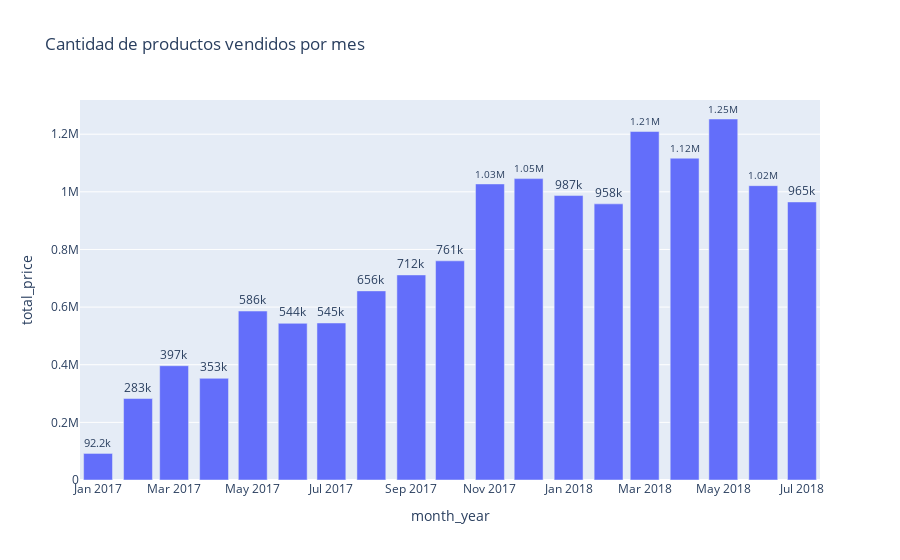

The notebook cell saved with this chart:
### Code cell
fig = px.bar(volumen, y='total_price', x='month_year', text_auto='.3s',
            title="Cantidad de productos vendidos por mes")
fig.update_traces(textfont_size=12, textangle=0, textposition="outside", cliponaxis=False)
#fig.update_xaxes(tickangle=45, tickfont=dict(family='Rockwell', color='crimson', size=14))
fig.show()

### Figure 1 — Plotly figure (JSON) as saved in the notebook; plotly's stock layout.template omitted (floating-point values rounded to 4 significant figures)
{"data": [{"alignmentgroup": "True", "cliponaxis": false, "hovertemplate": "month_year=%{x}<br>total_price=%{y}<extra></extra>", "legendgroup": "", "marker": {"color": "#636efa", "pattern": {"shape": ""}}, "name": "", "offsetgroup": "", "orientation": "v", "showlegend": false, "textangle": 0, "textfont": {"size": 12}, "textposition": "outside", "texttemplate": "%{y:.3s}", "type": "bar", "x": ["2017-01", "2017-02", "2017-03", "2017-04", "2017-05", "2017-06", "2017-07", "2017-08", "2017-09", "2017-10", "2017-11", "2017-12", "2018-01", "2018-02", "2018-03", "2018-04", "2018-05", "2018-06", "2018-07"], "xaxis": "x", "y": [92200.0, 282700.0, 396500.0, 352800.0, 586200.0, 543600.0, 544900.0, 656200.0, 711600.0, 760500.0, 1027000.0, 1046000.0, 987000.0, 958200.0, 1209000.0, 1117000.0, 1253000.0, 1021000.0, 964800.0], "yaxis": "y"}], "layout": {"barmode": "relative", "legend": {"tracegroupgap": 0}, "title": {"text": "Cantidad de productos vendidos por mes"}, "xaxis": {"anchor": "y", "domain": [0, 1], "title": {"text": "month_year"}}, "yaxis": {"anchor": "x", "domain": [0, 1], "title": {"text": "total_price"}}}}
